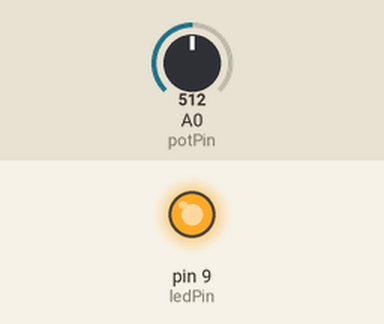
Bench run of a sketch on a simulated Arduino Uno, built with avr-gcc and run on an emulated ATmega328P. On the bench: output pins drawn as LEDs (lit = HIGH). The inputs (shaded band) are chosen by the test bench; at power-on: A0 (potPin) = 512.

Above: at 1.2 s.
1.3 s: A0 (potPin) set to 122
At 2.0 s:
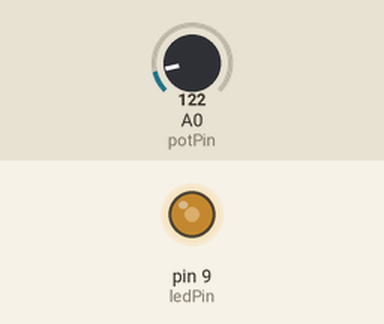
2.8 s: A0 (potPin) set to 0
At 3.1 s:
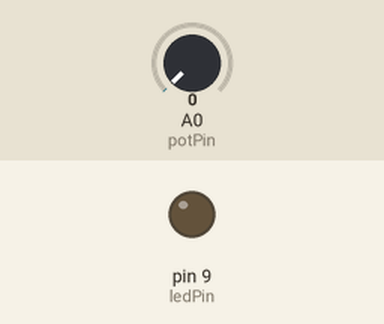
4.3 s: A0 (potPin) set to 306
At 5.5 s:
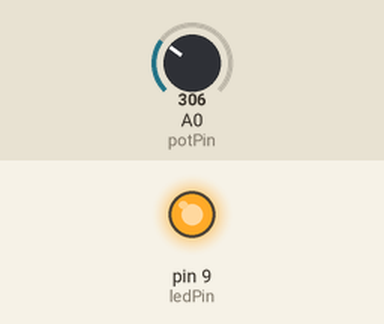
Timing chart, 0 to 7.3 s (numbered marks = the images above; inputs shaded):
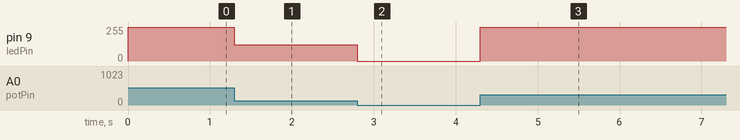

The sketch:

poten.ino
```cpp
int potPin = A0;    // select the input pin for the potentiometer
int ledPin = 9;   // select the pin for the LED
int val = 0;       // variable to store the value coming from the sensor

void setup() {
  pinMode(ledPin, OUTPUT);  // declare the ledPin as an OUTPUT
  pinMode(A0,INPUT);
}

void loop() {
  val = analogRead(potPin);    // read the value from the sensor
  analogWrite(ledPin, val);  // turn the ledPin on
                    // stop the program for some time
}
```

Measured:
- after the input at 1.3 s, pin 9 (ledPin): 255/255 → 122/255 at once
- after the input at 2.8 s, pin 9 (ledPin): 122/255 → 0/255 at once
- after the input at 4.3 s, pin 9 (ledPin): 0/255 → 255/255 at once
